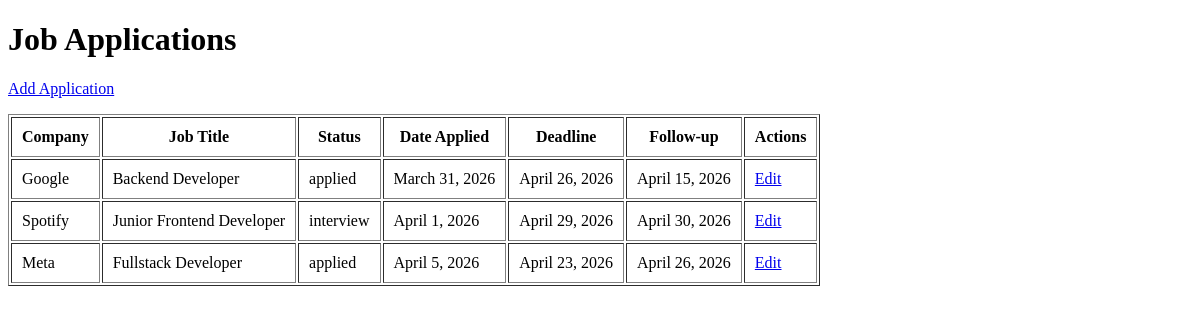
The app's page /, older data.
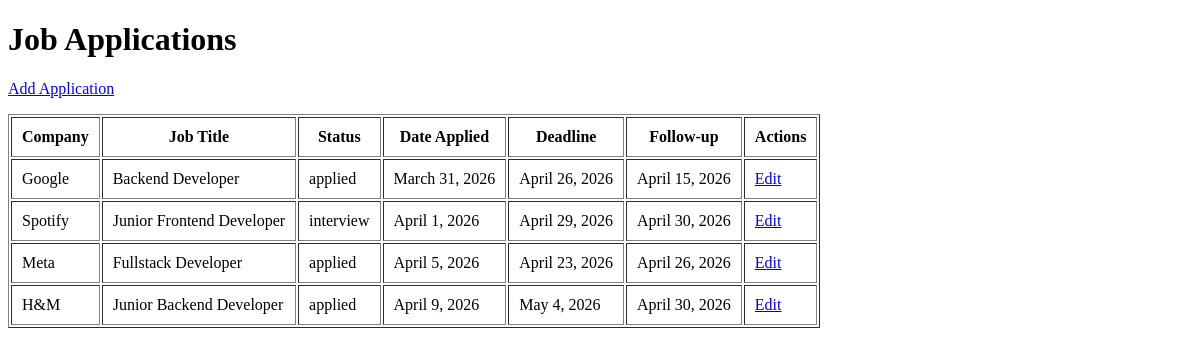
The same page, newer data.
### tracker/models.py (models this page shows, shortened)
class JobApplication(models.Model):
    STATUS_CHOICES = [
        ("applied", "Applied"),
        ("interview", "Interview"),
        ("offer", "Offer"),
        ("rejected", "Rejected"),
        ("withdrawn", "Withdrawn"),
    ]
    company_name = models.CharField(max_length=100)
    job_title = models.CharField(max_length=100)
    status = models.CharField(
        max_length=20,
        choices=STATUS_CHOICES,
        default="applied",
    )
    date_applied = models.DateField()
    deadline = models.DateField(blank=True, null=True)
    follow_up_date = models.DateField(blank=True, null=True)
    contact_email = models.EmailField(blank=True)
    job_link = models.URLField(blank=True)
    notes = models.TextField(blank=True)

### tracker/views.py (the view)
# urls.py: path("", views.application_list, name="application_list"),
def application_list(request):
    applications = JobApplication.objects.all()
    return render(
        request,
        "tracker/application_list.html",
        {"applications": applications},
    )

### tracker/templates/tracker/application_list.html
{% extends "tracker/base.html" %} {% block content %}
<h1>Job Applications</h1>
<p>
  <a href="{% url 'add_application' %}">Add Application</a>
</p>
{% if applications %}
<table border="1" cellpadding="10">
  <thead>
    <tr>
      <th>Company</th>
      <th>Job Title</th>
      <th>Status</th>
      <th>Date Applied</th>
      <th>Deadline</th>
      <th>Follow-up</th>
      <th>Actions</th>
    </tr>
  </thead>
  <tbody>
    {% for application in applications %}
    <tr>
      <td>{{ application.company_name }}</td>
      <td>{{ application.job_title }}</td>
      <td>{{ application.status }}</td>
      <td>{{ application.date_applied }}</td>
      <td>{{ application.deadline }}</td>
      <td>{{ application.follow_up_date }}</td>
      <td>
        <a href="{% url 'edit_application' application.pk %}">Edit</a>
      </td>
    </tr>
    {% endfor %}
  </tbody>
</table>
{% else %}
<p>No job applications found.</p>
{% endif %} {% endblock %}

Row changes from the older to the newer data that the page shows:
added JobApplication: company_name "H&M", job_title "Junior Backend Developer", status "applied", date_applied "April 9, 2026", deadline "May 4, 2026", follow_up_date "April 30, 2026"
